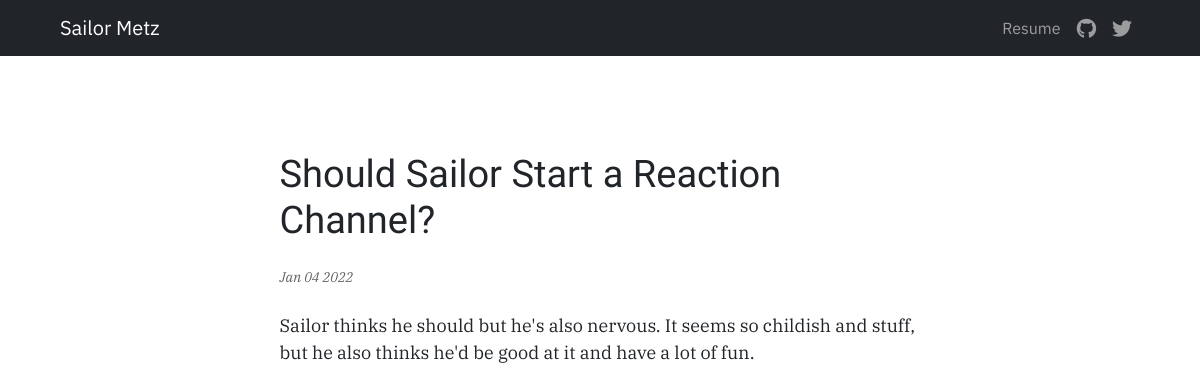
The page /blog/1/ on the database as committed earlier.
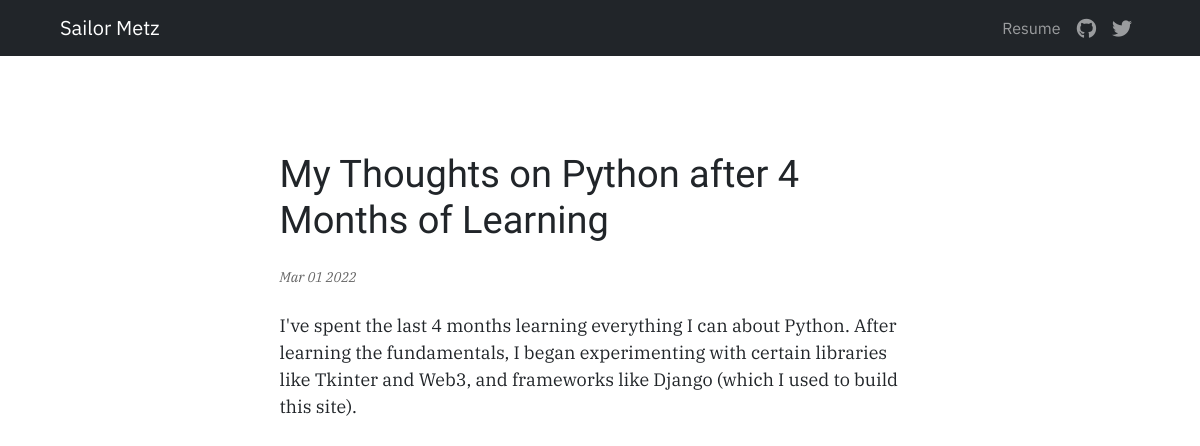
The same page on the database as committed later.
### blog/models.py (models this page shows)
class BlogProject(models.Model):
    blog_title = models.CharField(max_length=200)
    blog_date = models.DateField()
    blog_description = models.TextField()

### blog/views.py (the view)
# urls.py: path('<int:blog_id>/', views.detail, name='detail'),
def detail(request, blog_id):
    blog = get_object_or_404(BlogProject, pk=blog_id)
    return render(request, 'blog/detail.html', {'blog':blog})

### blog/templates/blog/detail.html (shortened to what this page needs)
{% extends 'portfolio/base.html' %}
{% block content %}
{% load static %}
<link rel="stylesheet" type="text/css" href="{% static 'blog/style.css' %}">
<div class="container my-5">
  <div class="row justify-content-center">
    <div class="col-lg-7 col-12">
      <p class="detail-title mt-5 mb-0">{{ blog.blog_title }}</p>
    </div>
  </div>
  <div class="row justify-content-center">
    <div class="col-lg-7 col-12">
      <p class="detail-sub my-4">{{ blog.blog_date | date:'M d Y' }}</p>
      <p class="detail-content">{{ blog.blog_description }}</p>
    </div>
  </div>
</div>
{% endblock %}

Rows that differ between the two databases and show on the page:
changed BlogProject: blog_title "Should Sailor Start a Reaction Channel?" → "My Thoughts on Python after 4 Months of Learning"; blog_date "Jan 04 2022" → "Mar 01 2022"; blog_description "Sailor thinks he should but he's also nervous. It seems so childish and stuff, but he also thinks he'd be good at it and have a lot of fun." → "I've spent the last 4 months learning everything I can about Python. After learning the fundamentals, I began experimenting with certain libraries like Tkinter and Web3, and frameworks like Django (which I used to build this site)."
